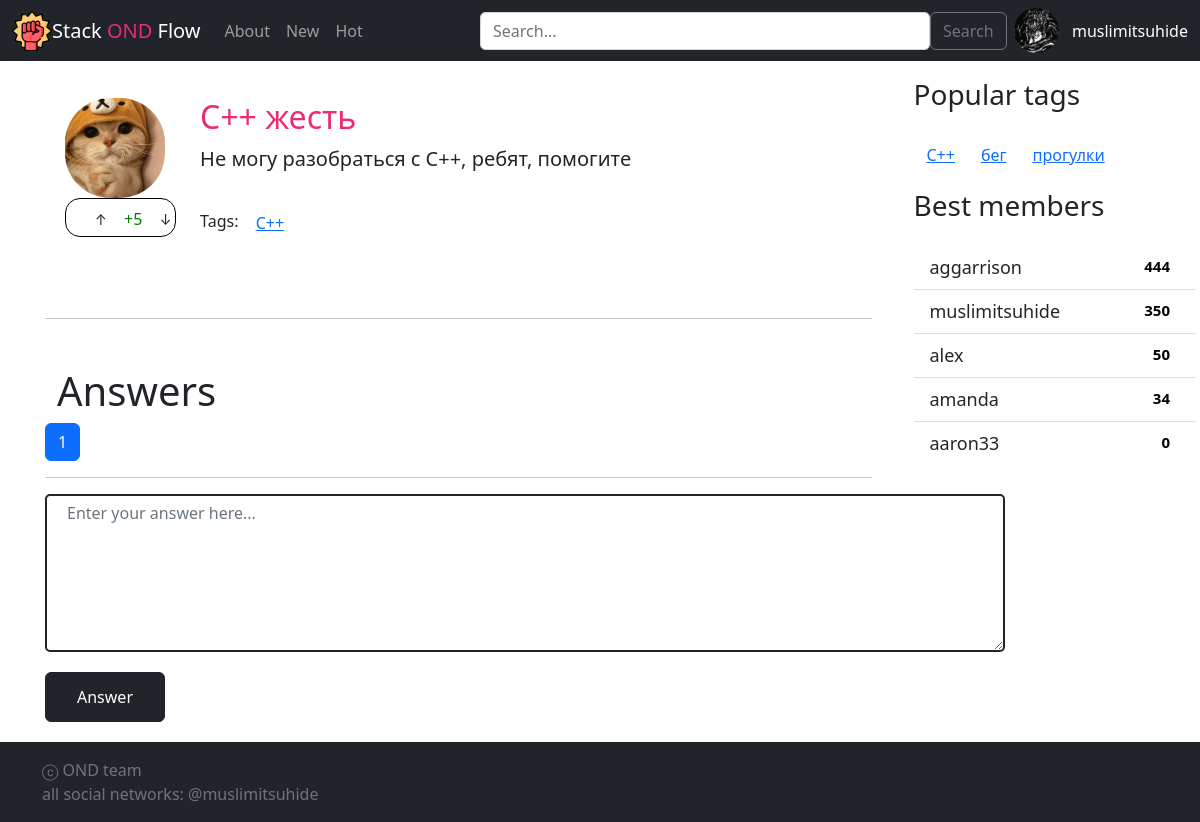
Screenshot of /question/1 with the database file from the repository.
### askme/models.py (models this page shows, shortened)
class Question(models.Model):
    title = models.CharField(max_length=20)
    content = models.TextField(blank=True)
    create_date = models.DateTimeField(auto_now_add=True)
    rating = models.IntegerField(default=0)
    author = models.ForeignKey('Profile', on_delete=models.CASCADE, related_name='questions')
    tags = models.ManyToManyField('Tag', blank=True, related_name='questions')
    objects = QuestionManager()

class Tag(models.Model):
    title = models.CharField(max_length=20)
    objects = TagManager()

class Profile(models.Model):
    user = models.OneToOneField(User, on_delete=models.PROTECT)
    avatar = models.ImageField(upload_to='static/img/avatar', blank=True, null=True)
    name = models.CharField(max_length=255)
    rating = models.IntegerField(default=0)
    objects = ProfileManager()
    class Meta:
        app_label = 'askme'

### askme/views.py (the view)
# urls.py: path('question/<int:question_id>', views.question, name='question'),
def question(request, question_id: int):
    try:
        question = models.Question.objects.get_question(question_id)
        answers = models.Answer.objects.get_by_question(question_id)
        page_obj = paginate(answers, request, 3)
        context = {'question': question, 'page_obj':page_obj}
        sidebar_content(context)
    except:
        raise Http404("Question does not exist")
    return render(request, 'question.html', context)

### askme/models.py (called while the page is built)
    def get_top5(self):
        return self.order_by('-rating')[:5]

    def get_top5(self):
        return self.annotate(count=Count('questions')).order_by('-count')[:5]

    def get_by_question(self, current_question):
        return self.filter(question=current_question)

    def get_question(self, qid):
        try:
            q = self.get(pk=qid)
        except:
            return None
        return q

### askme/views.py (called while the page is built)
def paginate(objects_list, request, per_page=3):
    paginator = Paginator(objects_list, per_page)
    try:
        limit = int(request.GET.get('page', 10))
    except ValueError:
        limit = 10
    if limit > 10:
        limit = 10
    try:
        page_number  = int(request.GET.get('page', 1))
    except ValueError:
        raise Http404
    return paginator.get_page(page_number)

def sidebar_content(context):
    context['top_tags'] = models.Tag.objects.get_top5()
    context['top_users'] = models.Profile.objects.get_top5()

### templates/question.html (shortened to what this page needs)
{% extends "inc/base.html" %}
{% load static %}
{% block content %}
  <div class="open-question">
      <div class="row">
          <div class="col-2">
              <div class="open-question-avatar">
                <img src= "{% static "img/avatar1.jpeg" %}" />
              </div>
              <div class="question-rating">
                <div class="question-rating-arrows">
                  <div class="btn btn-sm question-rating-arrow-up">↑</div>
                  <div class="question-rating-amount success">+{{question.rating}}</div>
                  <div class="btn btn-sm question-rating-arrow-down">↓</div>
                </div>
              </div>
          </div>
          <div class="col-9">
              <div class="row question-header">
                <h2><a href="../templates/question.html">{{question.title}}</a></h2>
              </div>
                <div class="open-question-text">
                  {{question.content}}
                </div>
                <div class="row">
                    <div class="col-6">
                        Tags:
                        {% for tag in question.tags.all %}
                          <div class="tag btn"><a href="{% url "tag" tag.id %}">{{tag.title}}</a></div>
                        {% endfor %}
                    </div>
                </div>
          </div>
      </div>
  </div>
  <hr>
  <div class="container">
      <h1 class="mt-5">Answers</h1>
  </div>
  {% include "inc/paginator.html" %}
<hr>
<form class="new-answer">
  <div class="form-group form-group-flex">
    <textarea class="form-control question-form" id="questionText" placeholder="Enter your answer here..." rows="6"></textarea>
  </div>
  <button type="submit" class="btn btn-dark answer-button">Answer</button>
</form>
{% endblock content %}

### templates/inc/sidebar.html
<div class="col-3 sidebar">
    <div class="sidebar-block sidebar-tags">
      <div class="row sidebar-header">
        <h3>Popular tags<h3>
      </div>
      <div class="sidebar-content">
        {% for tag in top_tags %}
          <li class="btn"><a href="{% url "tag" tag=tag.title %}">{{tag.title}}</a></li>
        {% endfor %}
      </div>
    </div>
    <div class="sidebar-block sidebar-users">
      <div class="row sidebar-header">
        <h3>Best members<h3>
      </div>
      <div class="sidebar-content">
        <ul class="list-group list-group-flush">
          {% for user in top_users %}
            <div class="list-group-item sidebar-user">
              <a href="#" class="sidebar-user-name">{{user.name}}</a>
              <span class="badge badge-primary badge-pill">{{user.rating}}</span>
            </div>
          {% endfor %}
        </ul>
      </div>
    </div>

### static/css/style.css (style rules this page uses)
.form-control { width: 450px; border-radius: 5px; }
.open-question { height: 220px; border-radius: 8px; padding: 20px; margin-bottom: 20px; }
.new-answer { width: 980px; }
.answer-button { margin-bottom: 20px; height: 50px; width: 120px; }
.question-form { border: 2px solid #212529; margin: 0px 20px 20px 0px; padding: 5px 20px; width: 100%; }
.form-group-flex { margin: 5px 0px 0px 0px; display: flex; justify-content: space-between; align-items: flex-start; width: 100%; }
.question-header a { color: rgb(235, 44, 117); text-decoration: none; font-weight: 300; }
.open-question-avatar { height: 100px; width: 100px; }
.open-question-avatar > img { height: 100%; width: 100%; object-fit: cover; border-radius: 45px; }
.question-rating { display: flex; align-items: center; border: 1px solid #000; border-radius: 15px; }
.question-rating-arrows { display: flex; margin: 5px 5px 1px 20px; }
.question-rating-amount { width: 35px; margin-top: 3px; text-align: center; }
.open-question-text { font-size: 20px; margin-bottom: 30px; }
.sidebar { padding: 0px 15px 0px 30px; margin: 0px 0px 15px 0px; }
.sidebar-block { margin-bottom: 15px; }
.sidebar-header { font-size: 22px; font-weight: 500; margin-bottom: 8px; }
.sidebar-content { font-size: 18px; flex-wrap: wrap; display: flex; }
.list-group-item .badge { color: black; margin-left: 5px; }
.sidebar-user a { color: #212529; text-decoration: none; }
.sidebar-user .badge { font-size: 15px; }
.sidebar-user-name { width: 200px; }
.sidebar-user { display: flex; justify-content: space-between; }
.success { color: green; }

### rows the page displays
Question: rating "5", title "С++ жесть", content "Не могу разобраться с С++, ребят, помогите"
Tag: title "С++"
Tag: title "бег"
Tag: title "прогулки"
Profile: name "aggarrison", rating "444"
Profile: name "muslimitsuhide", rating "350"
Profile: name "alex", rating "50"
Profile: name "amanda", rating "34"
Profile: name "aaron33", rating "0"

### other values shown
{{ page_obj.number }} "1"
